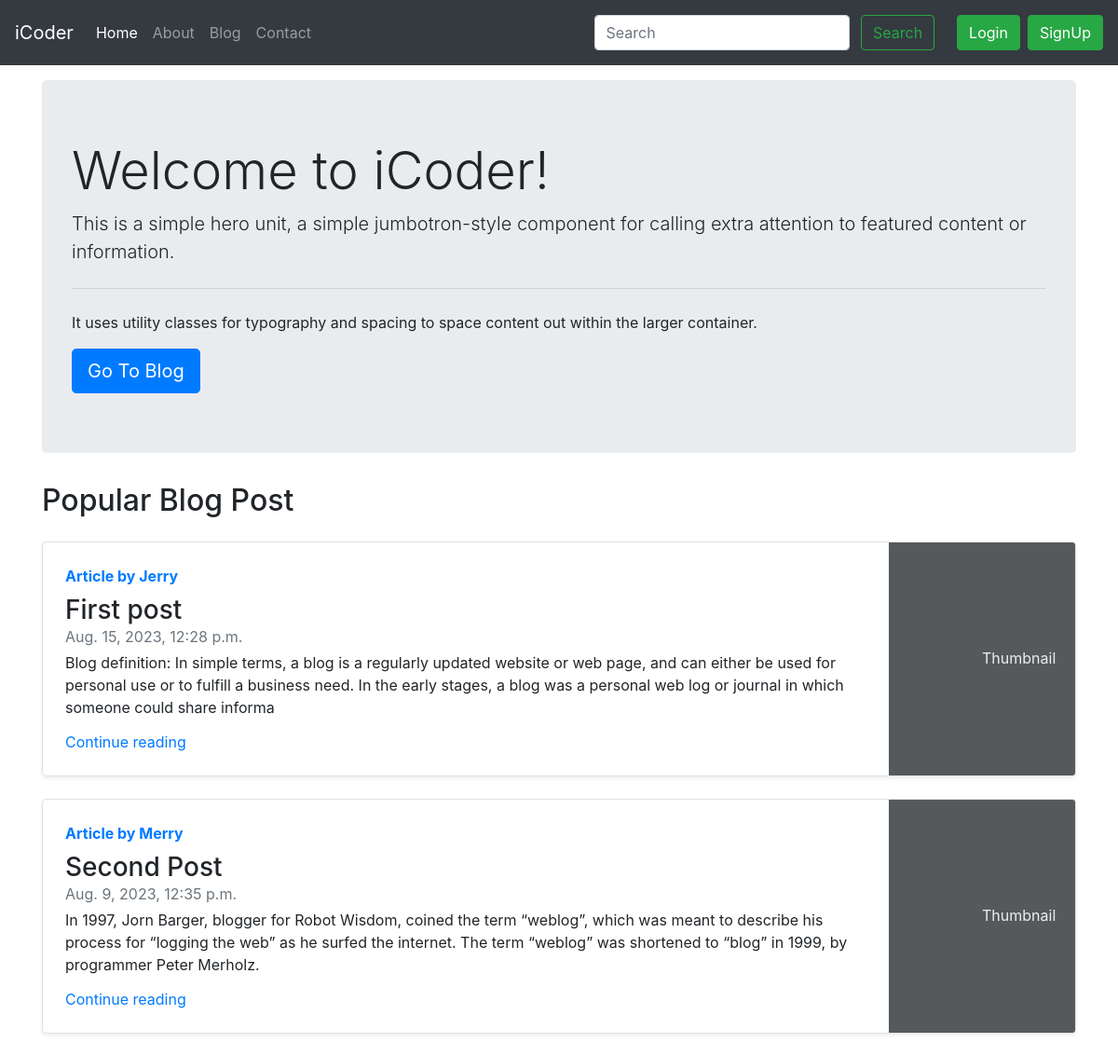
The page / on the database its author committed.
### blog/models.py (models this page shows)
class Post(models.Model):
    sno = models.AutoField(primary_key=True)
    title = models.CharField(max_length=255)
    content = models.TextField(max_length=255)
    author = models.CharField(max_length=25)
    slug = models.CharField(max_length=130)
    views = models.IntegerField(default=0)
    timeStamp = models.DateTimeField(blank=True)
    def __str__(self):
        return self.title

### home/views.py (the view)
# urls.py: path('', views.home, name='home'),
def home(request):
    allPosts = Post.objects.all()
    print(allPosts)
    context = {'allPosts': allPosts}
    return render(request, 'home/home.html', context)

### templates/home/home.html (shortened to what this page needs)
{% extends 'base.html' %}
{% block homeactive %}active{% endblock homeactive %}
{% block body %}
<div class="container my-3">
    <div class="jumbotron">
        <h1 class="display-4">Welcome to iCoder!</h1>
        <p class="lead">This is a simple hero unit, a simple jumbotron-style component for calling extra attention to featured content or information.</p>
        <hr class="my-4">
        <p>It uses utility classes for typography and spacing to space content out within the larger container.</p>
        <a class="btn btn-primary btn-lg" href="/blog" role="button">Go To Blog</a>
  </div>
</div>
<div class="container">
    <h2>Popular Blog Post</h2>
    {% for post in allPosts %}
      <div class="row no-gutters border rounded overflow-hidden flex-md-row my-4 shadow-sm h-md-250 position-relative">
          <div class="col p-4 d-flex flex-column position-static">
            <strong class="d-inline-block mb-2 text-primary">Article by {{ post.author }}</strong>
            <h3 class="mb-0">{{ post.title }}</h3>
            <div class="mb-1 text-muted">{{ post.timeStamp }}</div>
            <p class="card-text mb-auto">{{ post.content }}</p>
            <a href="#" class="stretched-link">Continue reading</a>
          </div>
          <div class="col-auto d-none d-lg-block">
            <svg class="bd-placeholder-img" width="200" height="250" xmlns="http://www.w3.org/2000/svg" preserveAspectRatio="xMidYMid slice" focusable="false" role="img" aria-label="Placeholder: Thumbnail"><title>Placeholder</title><rect width="100%" height="100%" fill="#55595c"></rect><text x="50%" y="50%" fill="#eceeef" dy=".3em">Thumbnail</text></svg>
          </div>
      </div>
    {% endfor %}
</div>
{% endblock body %}

### rows shown on the page
Post: author "Jerry", title "First post", timeStamp "Aug. 15, 2023, 12:28 p.m.", content "Blog definition: In simple terms, a blog is a regularly updated website or web page, and can either be used for personal use or to fulfill a business need. In the early stages, a blog was a personal web log or journal in which someone could share informa"
Post: author "Merry", title "Second Post", timeStamp "Aug. 9, 2023, 12:35 p.m.", content "In 1997, Jorn Barger, blogger for Robot Wisdom, coined the term “weblog”, which was meant to describe his process for “logging the web” as he surfed the internet. The term “weblog” was shortened to “blog” in 1999, by programmer Peter Merholz."
